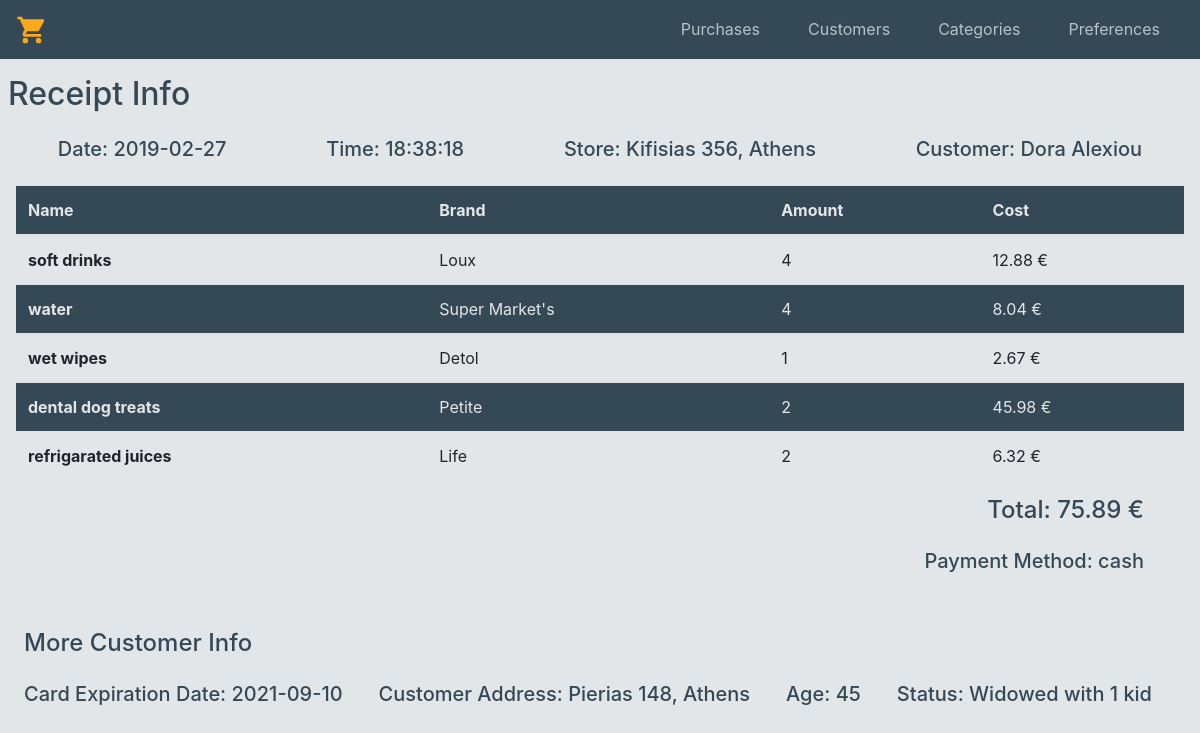
Page /purchase_profile.php?purid=2 on the committed database.
### tables this page shows
CREATE TABLE `store` (
  `storeid` int(4) NOT NULL,
  `street_name` varchar(30) NOT NULL,
  `street_number` decimal(3,0) NOT NULL,
  `city` varchar(30) NOT NULL,
  `zip` decimal(5,0) NOT NULL,
  `sq_meters` decimal(6,1) NOT NULL
);

CREATE TABLE `purch_prod` (
  `purid` bigint(16) NOT NULL,
  `productid` int(8) NOT NULL,
  `cost` decimal(6,2) NOT NULL,
  `amount` decimal(3,0) NOT NULL
);

### src/purchase_profile.php (the view, shortened to what this page needs)
<?php
$conn = mysqli_connect('192.168.99.100', 'root', 'root', 'supermarketdb');
if (isset($_GET['purid'])) {
    $purid = $_GET['purid'];
}
$sql = 'SELECT (SELECT name FROM product WHERE purch_prod.productid = product.productid) as name, (SELECT brand FROM product WHERE purch_prod.productid = product.productid) as brand, amount,cost FROM purch_prod WHERE purid =' . $purid;
$result = mysqli_query($conn, $sql);
$rcpt_items = mysqli_fetch_all($result, MYSQLI_ASSOC);
$sql2 = 'SELECT * FROM pur_cust WHERE purid =' . $purid;
$result2 = mysqli_query($conn, $sql2);
$rcpt_info = mysqli_fetch_array($result2, MYSQLI_ASSOC);
$sql4 = 'SELECT street_name, street_number, city FROM store WHERE storeid =' . $rcpt_info['storeid'];
$result4 = mysqli_query($conn, $sql4);
$stor = mysqli_fetch_array($result4, MYSQLI_ASSOC);
$age = $rcpt_info['age'];
if ($rcpt_info['number_of_kids'] >0){
    if ($rcpt_info['number_of_kids'] == 1){
        $status = ucfirst($rcpt_info['relationship_status']).' with 1 kid';
    }
    else {
        $status = ucfirst($rcpt_info['relationship_status']).' with ' .$rcpt_info['number_of_kids']. ' children';
    }
}
else {
    $status = ucfirst($rcpt_info['relationship_status']);
}
?>
<?php include 'templates/header.php'; ?>
<div class="row my-3 mx-2" style="color:#354856;">
    <div class="h2">Receipt Info</div>
</div>
<div class="d-flex my-3 mx-2 justify-content-around" style="color:#354856;">
    <div class="h5">Date: <?php echo $rcpt_info['date']; ?></div>
    <div class="h5">Time: <?php echo $rcpt_info['time']; ?></div>
    <div class="h5">Store: <?php echo $stor['street_name'] . ' ' . $stor['street_number'] . ', ' . $stor['city'] ?></div>
    <div class="h5">Customer: <?php echo $rcpt_info['first_name'].' '.$rcpt_info['last_name']; ?></div>
</div>
<div class="m-3" id="purtable">
    <table class="table">
        <thead>
            <tr>
                <th scope="col">Name</th>
                <th scope="col">Brand</th>
                <th scope="col">Amount</th>
                <th scope="col">Cost</th>
            </tr>
        </thead>
        <tbody>
            <?php foreach ($rcpt_items as $it) { ?>
                <tr>
                    <th scope="row"><?php echo $it['name'] ?></th>
                    <td><?php echo $it['brand'] ?></td>
                    <td><?php echo $it['amount'] ?></td>
                    <td><?php echo $it['cost'] * $it['amount'] ?> €</td>
                </tr>
            <?php } ?>
        </tbody>
    </table>
</div>
<div class="d-flex my-3 mx-2 justify-content-end" style="color:#354856;">
    <div class="h4 mr-5">Total: <?php echo $rcpt_info['total']; ?> €</div>
</div>
<div class="d-flex mx-2 justify-content-end" style="color:#354856;">
    <div class="h5 mr-5">Payment Method: <?php echo $rcpt_info['payment_method']; ?></div>
</div>
<div class="row mt-5 mb-3 mx-4" style="color:#354856;">
    <div class="h4">More Customer Info</div>
</div>
<div class="d-flex my-3 ml-4 mr-5 justify-content-between" style="color:#354856;">
    <div class="h5">Card Expiration Date: <?php echo $rcpt_info['card_exp_date']; ?></div>
    <div class="h5">Customer Address: <?php echo $rcpt_info['street_name']. ' ' . $rcpt_info['street_number']. ', ' . $rcpt_info['city']; ?></div>
    <div class="h5">Age: <?php echo $age; ?></div>
    <div class="h5">Status: <?php echo $status; ?></div>
</div>

### src/templates/style.css (style rules this page uses)
table tr:nth-child(even), thead { background-color: #354856; color:#e3e6e8; }

### rows in the picture
store: street_name "Kifisias", street_number "356", city "Athens"
purch_prod: name "soft drinks", brand "Loux", amount "4", $it['cost'] * $it['amount'] "12.88"
purch_prod: name "water", brand "Super Market's", amount "4", $it['cost'] * $it['amount'] "8.04"
purch_prod: name "wet wipes", brand "Detol", amount "1", $it['cost']*$it['amount'] "2.67"
purch_prod: name "dental dog treats", brand "Petite", amount "2", $it['cost'] * $it['amount'] "45.98"
purch_prod: name "refrigarated juices", brand "Life", amount "2", $it['cost'] * $it['amount'] "6.32"

### other values in the picture
$rcpt_info['date'] "2019-02-27"
$rcpt_info['time'] "18:38:18"
$rcpt_info['first_name'] "Dora"
$rcpt_info['last_name'] "Alexiou"
$rcpt_info['total'] "75.89"
$rcpt_info['payment_method'] "cash"
$rcpt_info['card_exp_date'] "2021-09-10"
$rcpt_info['street_name'] "Pierias"
$rcpt_info['street_number'] "148"
$rcpt_info['city'] "Athens"
$age "45"
$status "Widowed with 1 kid"
